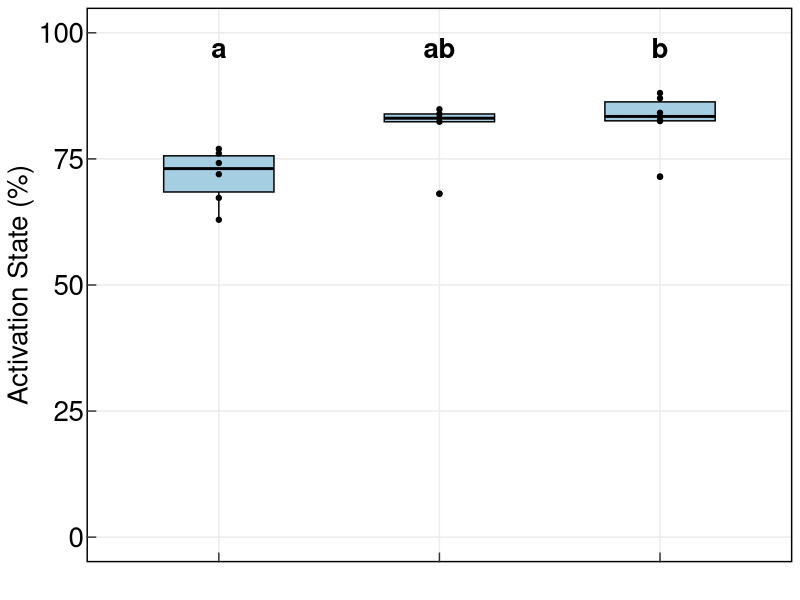
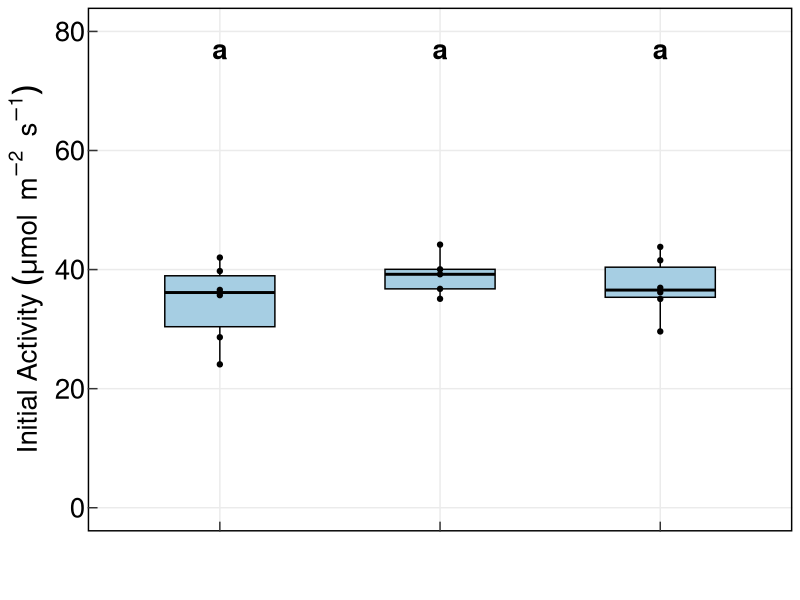
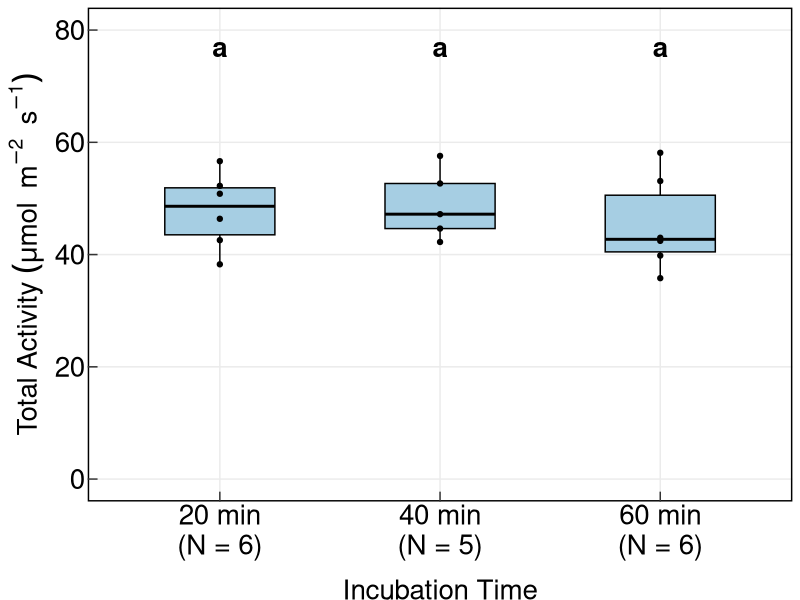
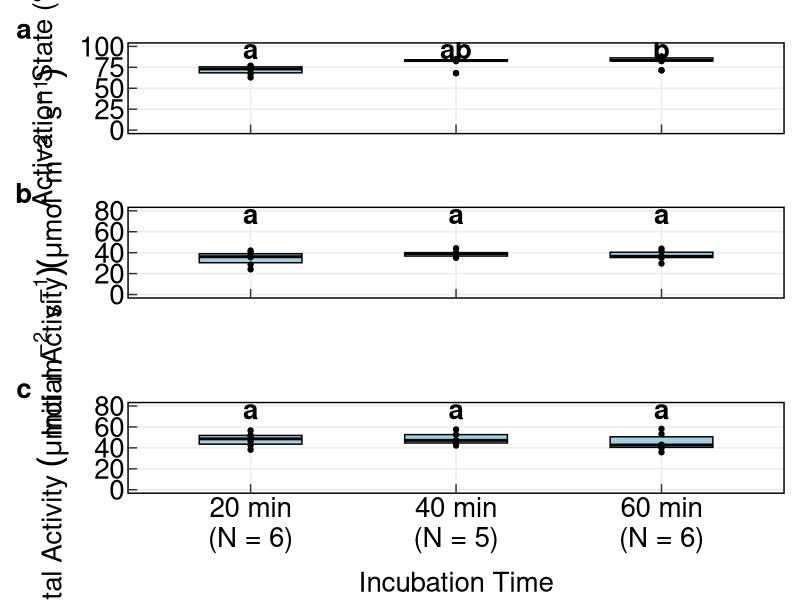
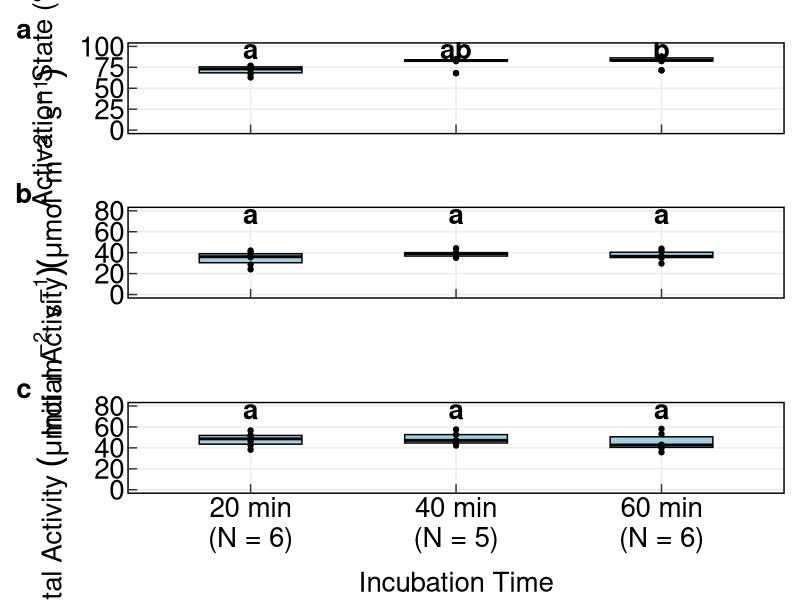

Source code (R) for these figures, in order:
####Comparing Method Type
#Suppl Fig - bicarbonate tests
#Modfied from scripts provided by Emmanuel Gonzalez-Escobar by Samuel Taylor
# to fit with GitHub submission

library(here)
library(ggplot2)
library(patchwork)
library(emmeans)

#Data for Supplementary Fig 3
SDF3 <- read.csv(here("data/Data_FigS3.csv"))

head(SDF3)
SDF3$Condition

#Statistical tests
#The interest here, is in establishing whether incubation time
# affects activation state
lmSDF3_AS <- lm(Activation.State ~ Condition, data=SDF3)
anova(lmSDF3_AS)
emmeans(lmSDF3_AS, pairwise ~ Condition)
#this is sig diff between the 20 min and 1 h incubation

lmSDF3_Vi <- lm(Vi_umol_m2_s ~ Condition, data=SDF3)
emmeans(lmSDF3_Vi, pairwise ~ Condition)
#ns

lmSDF3_Vt <- lm(Vt3_umol_m2_s ~ Condition, data=SDF3)
emmeans(lmSDF3_Vt, pairwise ~ Condition)
#ns


level_order_3 = c("20min", "40min", "60min")
SDF3$Condition <- factor(SDF3$Condition, levels = level_order_3)

#Light System Incubation Times Compared----
#Activation state
FigS3_ActS_Incubation <- ggplot(SDF3, aes(x=Condition, y=Activation.State)) + 
  geom_boxplot(fill = c("#A6CEE3"),
               color = "black",
               width = 0.50) +
  geom_point() +
  xlab("Incubation Time") +
  ylab("Activation State (%)") +
  ylim(0,100) +
  annotate("text",
           x = c(1:3), y = 97, label = c("a", "ab", "b"),
           fontface = "bold", size = 7
           ) +
  theme_bw() +
  theme(
    plot.title = element_text(color = "black", size  =20, face = "bold.italic"),
    axis.title = element_text(color = "black", size = 20),
    axis.text.x = element_text(color = "white", size = 20),
    axis.text.y = element_text(color = "black", size = 20),
    axis.title.x = element_blank(),
    axis.title.y = element_text(color = 'black', size = 20),
    axis.ticks.length = unit(-0.25, "cm"),
    panel.grid.minor = element_line(size = NA),
    panel.grid.major = element_line(size = 0.5),
    panel.border = element_rect(colour = "black", fill = NA, size = 1)
    )

FigS3_ActS_Incubation

#Vi
FigS3_Vi_Incubation = ggplot(SDF3, aes(x=Condition, y=Vi_umol_m2_s)) + 
  geom_boxplot(fill = c("#A6CEE3"),
               color = "black", width = 0.50) +
  geom_point() +
  xlab("Incubation Time (min)") +
  ylab(expression("Initial Activity "*(mu*mol~~m^-2~~s^-1))) +
  ylim(0, 80) +
  annotate("text",
           x = c(1:3), y = 77, label = "a",
           fontface = "bold", size = 7
  ) +
  theme_bw() +
  theme(
    plot.title = element_text(color = "black", size = 20, face = "bold.italic"),
    axis.title = element_text(color = "black", size = 20),
    axis.text.x = element_text(color = 'white', size = 20),
    axis.text.y = element_text(color = 'black', size = 20),
    axis.title.x = element_text(color = 'white', size = 20),
    axis.title.y = element_text(color = 'black', size = 20),
    axis.ticks.length = unit(-0.25, "cm"),
    panel.grid.minor = element_line(size = NA),
    panel.grid.major = element_line(size = 0.5),
    panel.border = element_rect(colour = "black", fill = NA, size = 1)
    )

FigS3_Vi_Incubation

#Vt
FigS3_Vt_Incubation = ggplot(SDF3, aes(x = Condition, y = Vt3_umol_m2_s)) + 
  geom_boxplot(fill = c("#A6CEE3"),
               color = "black",
               width = 0.50) +
  geom_point() +
  ylab(expression("Total Activity "*(mu*mol~~m^-2~~s^-1))) +
  xlab("Incubation Time") +
  ylim(0, 80) +
  annotate("text",
           x = c(1:3), y = 77, label = "a",
           fontface = "bold", size = 7
  ) +
  theme_bw() +
  scale_x_discrete(labels=c("20min" = "20 min\n(N = 6)",
                            "40min" = "40 min\n(N = 5)",
                            "60min" = "60 min\n(N = 6)")
                   ) + 
  theme(
    plot.title = element_text(color = "black", size = 20, face = "bold.italic"),
    axis.title = element_text(color = "black", size = 20),
    axis.text = element_text(color = 'black', size = 20),
    axis.title.x = element_text(color = "black", size = 20, vjust = -1),
    axis.title.y = element_text(color = 'black', size = 20),
    axis.ticks.length = unit(-0.25, "cm"),
    panel.grid.minor = element_line(size = NA),
    panel.grid.major = element_line(size = 0.5),
    panel.border = element_rect(colour = "black", fill = NA, size = 1)
    )

FigS3_Vt_Incubation

#compile multipanel figure
Layout_RubiscoPaper_FigS3 = FigS3_ActS_Incubation /
                              FigS3_Vi_Incubation /
                                FigS3_Vt_Incubation +
  plot_layout(widths = c(1, 8)) +
  plot_annotation(tag_levels = "a") &
  theme(plot.tag = element_text(size = 20, face =  "bold")
        )

Layout_RubiscoPaper_FigS3

ggsave(here("output/FigureS3.pdf"),
       Layout_RubiscoPaper_FigS3,
       width=8, height=15
)
